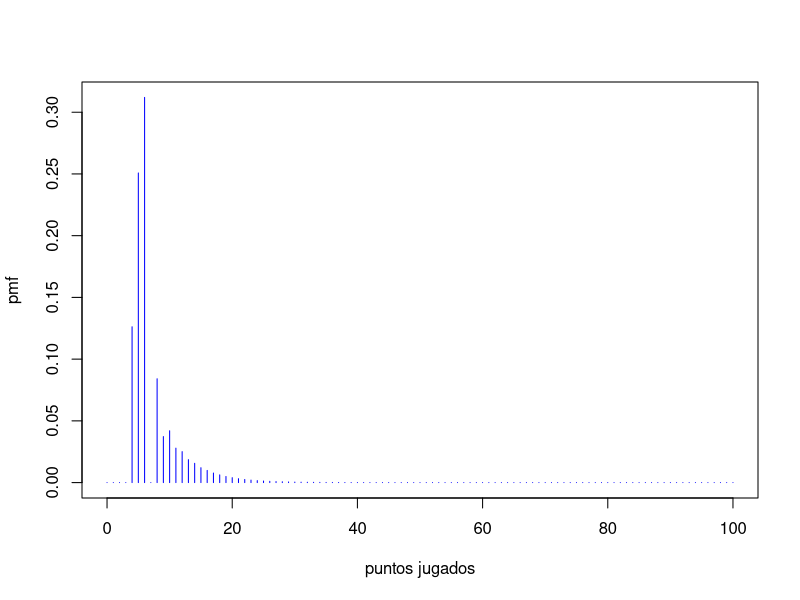

The R source for this figure:
# Diego Isau Barranco Herrera

# feller v1 ehrenfest

P <- matrix(c(1, 2, 3, 4, 5, 6,0,8,3), nrow= 3, ncol = 3)
P1 <- matrix(c(1, 2, 3, 4, 5, 6,0,8,3), nrow= 3, ncol = 3)
p2 <- matrix(1:6, nrow = 3, ncol = 2)
p3 <- matrix(1:4, nrow=2, ncol=2)
A1 <- matrix(c(0.2,0.8,1,0), ncol = 2, nrow = 2)
A1[2,2]
A1[1,2]

# comment

Pmat <- function(p){
  # juego (A, B)
  
  # 01 (0, 0)  #02 (15, 0) #03 (30, 0)  #04 (40,0)
  # 05 (0, 15) #06 (15,15) # 07 (30, 15)  #08 (40, 15)
  # 09 (0,30)  #10 (15,30) #11 (30, 30) #12 (40, 30)
  # 13 0, 40  #14 15, 40 #15 30,40 #16 (40,40) deuce
  # 17 Ven A
  # 18 Ven B
  # 19 A gana
  # 20 B gana
  
  P <- matrix(0,20,20)

  P[1,2]<- P[2,3]<-P[3,4]<-P[4,19] <- p #jugador A gana
  P[1,5]<- P[2,6]<-P[3,7]<-P[4,8]<-1-p #jugador B gana
  P[5,6]<-P[6,7]<-P[7,8]<-P[8,19]<-p
  P[5,9] <- P[6,10] <- P[7,11] <- P[8,12] <- 1-p
  P[9,10] <- P[10,11] <- P[11,12] <- P[12,19]<- p
  P[9,13] <- P[10,14]<- P[11,15]<-P[12,16]<- 1-p
  P[13,14]<- P[14,15]<- P[15,16]<-P[16,17] <- p
  P[13,20]<- P[14,20]<- P[15,20]<- P[16,18]<- 1-p
  P[17,18]<-p
  P[17,16]<-1-p
  P[18,16]<- p
  P[18,20]<- 1-p
  P[19,19] <- 1
  P[20,20] <- 1
  
  return(P)
}


P <- Pmat(0.48) # 50% prob de que A gane
n <- 0
pi_n <- c(1, rep(0,19))
cdf <- pi_n[19] + pi_n[20]
max_n <- 100
for (n in 1:max_n){
  
  pi_n <- pi_n %*% P
  cdf[n+1] <- pi_n[19] + pi_n[20]
} 

pmf <- cdf - c(0, cdf[1:max_n])
plot(0:max_n, pmf, type='h', xlab='puntos jugados', col='blue')


  